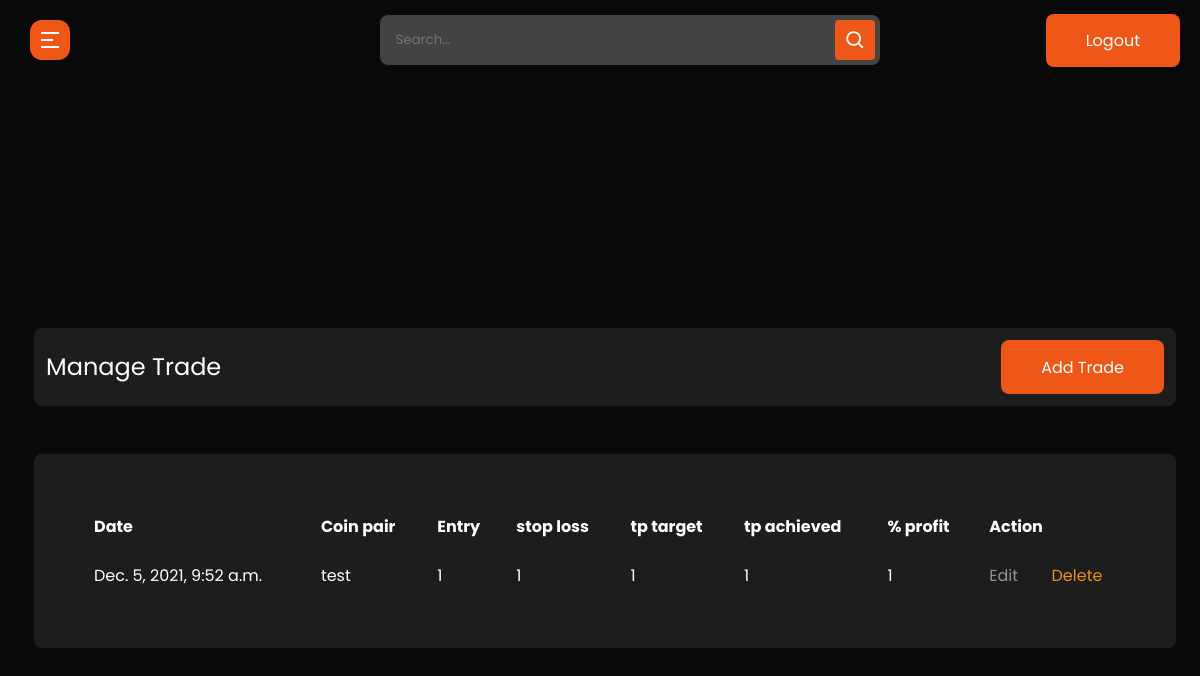
Before: /admin-history/ (signed in) with the older database file.
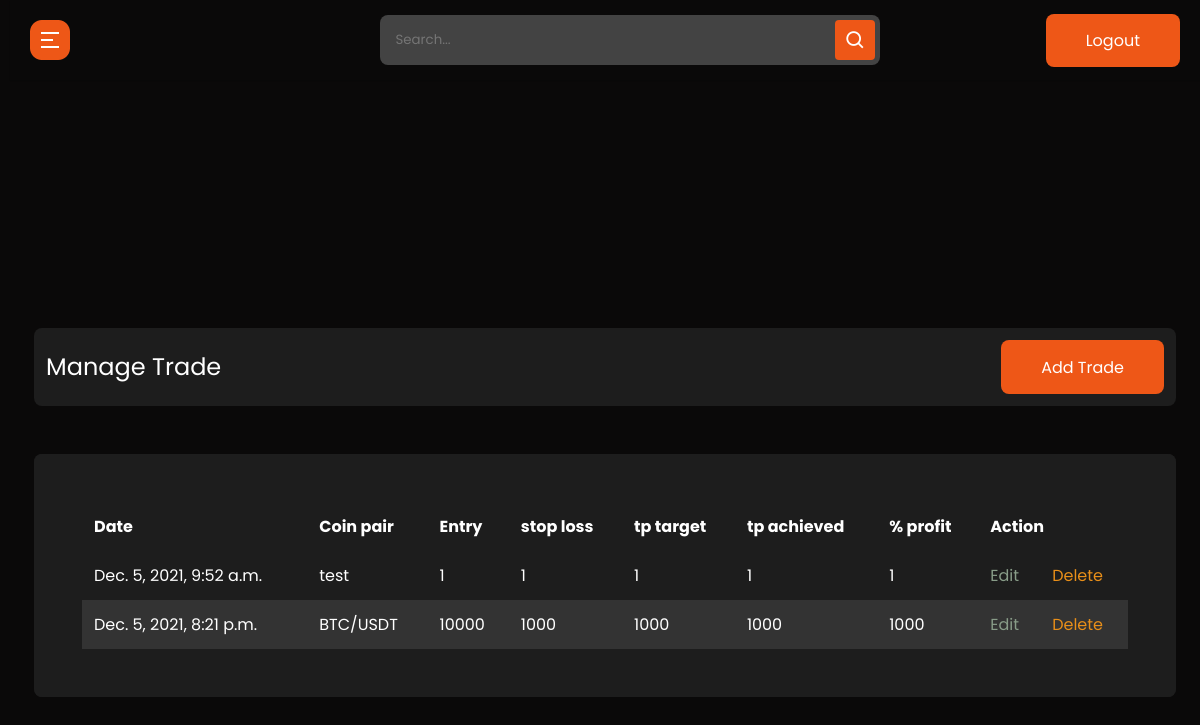
After: the same page with the newer database file.
### cms/models.py (models this page shows, shortened)
class Cms(models.Model):
    id = models.UUIDField(default=uuid.uuid4, unique=True, primary_key=True, editable=False)
    title = models.CharField(max_length=200)
    entry = models.TextField(null=True, blank=True)
    stoploss = models.TextField(null=True, blank=True)
    tp_target = models.IntegerField(default=0, null=True, blank=True)
    tp_achieved = models.IntegerField(default=0, null=True, blank=True)
    profit = models.IntegerField(default=0, null=True, blank=True)
    created = models.DateTimeField(auto_now_add=True)
    class Meta:
        ordering = ('created',)

### cms/decorators.py (the view)
        def wrapper_func(request, *args, **kwargs):
            group = None
            if request.user.groups.exists():
                group = request.user.groups.all()[0].name
            if group in allowed_roles:
                return view_func(request, *args, **kwargs)
            else:
                return redirect("unauthorized-page")

### cms/views.py (called while the page is built)
@login_required(login_url='admin-login')
@allowed_user(allowed_roles=['admin'])
@admin_only
def admin_history(request):
    template_name = 'cms/admin-history/index.html'
    cms = Cms.objects.all()
    context = {'cms':cms}
    return render(request, template_name, context)

### cms/templates/cms/admin-history/index.html
{% extends 'admin_base.html' %}
{% load static %}
{% block content %}
  <section class="panel-section" style=margin-top:-700px>
    <div class="panel-content">
      <div class="page-wrapper admin-wrapper">
        <section class="alt-nav">
            <h4>Manage Trade</h4>
            <a href="{% url 'create-trade' %}" class="btn">Add Trade</a>
        </section>
        <div class="content-container">
          <section class="trade-table">
              <table>
                <thead>
                  <tr>
                    <th scope="col">Date</th>
                    <th scope="col">Coin pair</th>
                    <th scope="col">Entry</th>
                    <th scope="col">stop loss</th>
                    <th scope="col">tp target</th>
                    <th scope="col">tp achieved</th>
                    <th scope="col">% profit</th>
                    <th scope="col" colspan="2">Action</th>
                  </tr>
                </thead>
                <tbody>
                  {% for cm in cms %}
                    <tr>
                      <td data-label="Date">{{ cm.created }}</td>
                      <td data-label="Coin pair">{{ cm.title }}</td>
                      <td data-label="Entry">{{ cm.entry }}</td>
                      <td data-label="stop loss">{{ cm.stoploss }}</td>
                      <td data-label="tp target">{{ cm.tp_target }}</td>
                      <td data-label="tp achieved">{{ cm.tp_achieved }}</td>
                      <td data-label="% profit">{{ cm.profit }}</td>
                      <td data-label="Action"><a href="{% url 'update-trade' cm.id %}" class="edit">Edit</a></td>
                      <td><a style="color: rgb(233, 143, 25);" href="{% url 'delete-trade' cm.id %}" class="delete">Delete</a></td>
                    </tr>
                  {% endfor %}
                </tbody>
              </table>
          </section>
        </div>
      </div>
    </div>
  </section>
{% endblock content %}

Changed rows visible on the page:
added Cms: created "Dec. 5, 2021, 8:21 p.m.", title "BTC/USDT", entry "10000", stoploss "1000", tp_target "1000", tp_achieved "1000", profit "1000"
